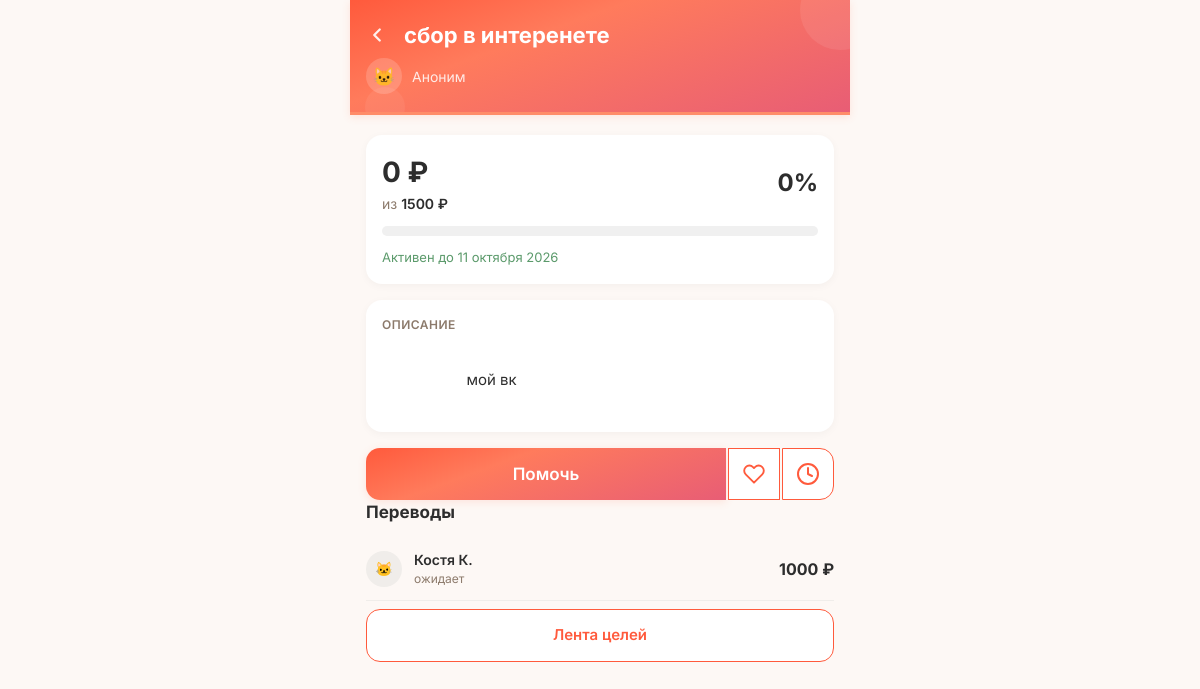
The page /goal/14 on the database as committed earlier.
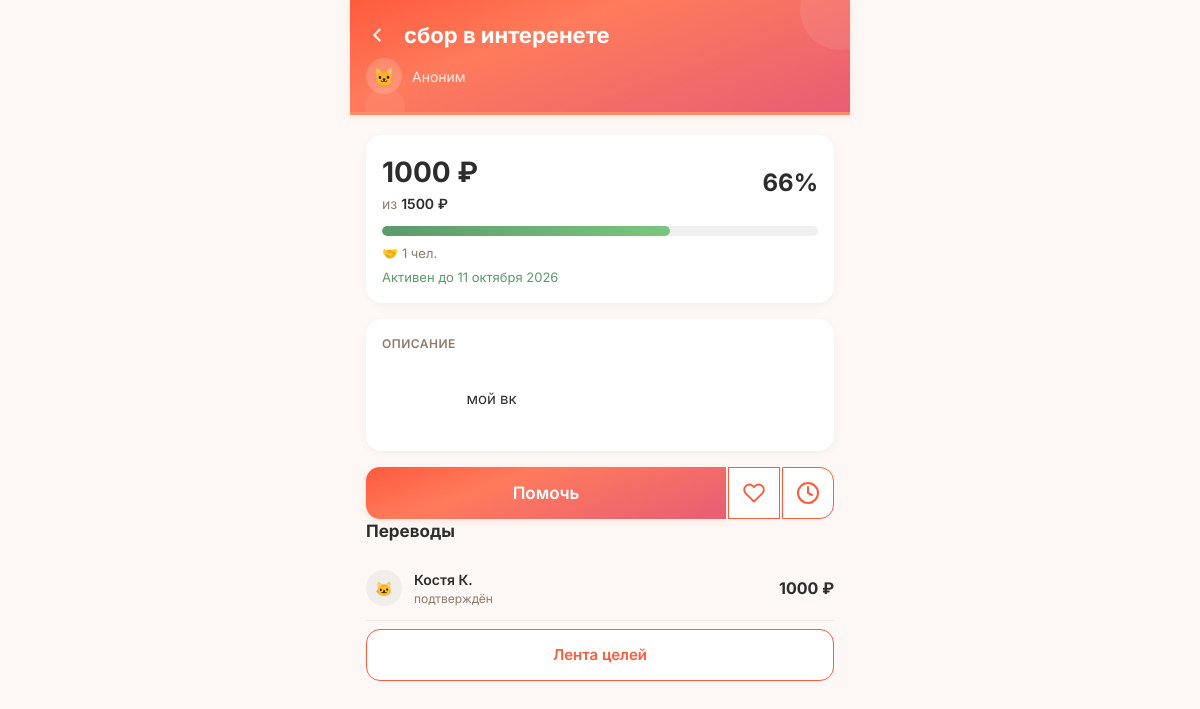
The same page on the database as committed later.
### tables this page shows
CREATE TABLE "goals" (
        id INTEGER PRIMARY KEY AUTOINCREMENT,
        user_id INTEGER NOT NULL,
        type TEXT NOT NULL CHECK(type IN ('super_blitz','blitz','serious','urgent','group')),
        title TEXT NOT NULL,
        description TEXT NULL,
        photo_url TEXT NULL,
        amount_goal REAL NOT NULL,
        amount_collected REAL DEFAULT 0.00,
        ends_at TEXT NULL,
        status TEXT DEFAULT 'draft' CHECK(status IN ('draft','active','frozen','completed','failed','lightning_failed','hidden')),
        trial_ends_at TEXT NULL,
        subscription_active_until TEXT NULL,
        last_boosted_at TEXT NULL,
        is_lightning INTEGER DEFAULT 0,
        lightning_started_at TEXT NULL,
        moderation_status TEXT DEFAULT 'pending',
        completion_type TEXT DEFAULT 'organic',
        is_seed INTEGER DEFAULT 0,
        views_count INTEGER DEFAULT 0,
        views_24h INTEGER DEFAULT 0,
        donations_count INTEGER DEFAULT 0,
        donations_24h INTEGER DEFAULT 0,
        created_at TEXT DEFAULT (datetime('now')), photos TEXT, moderation_comment TEXT, moderated_at TEXT, moderated_by INTEGER, resubmission_count INTEGER DEFAULT 0, is_resubmission INTEGER DEFAULT 0, rejection_categories TEXT,
        FOREIGN KEY (user_id) REFERENCES users(id)
    );

CREATE TABLE donations (
            id INTEGER PRIMARY KEY AUTOINCREMENT,
            goal_id INTEGER NOT NULL,
            donor_id INTEGER NULL,
            amount_reported REAL NOT NULL,
            status TEXT NOT NULL CHECK(status IN ('donor_confirmed','recipient_confirmed','completed','disputed')),
            is_anonymous INTEGER DEFAULT 0,
            is_seed INTEGER DEFAULT 0,
            warm_word TEXT NULL,
            donor_confirmed_at TEXT DEFAULT (datetime('now')),
            recipient_confirmed_at TEXT NULL,
            completed_at TEXT NULL,
            dispute_reason TEXT NULL,
            donor_to_recipient_count INTEGER DEFAULT 1,
            referred_by INTEGER NULL, ip_address TEXT,
            FOREIGN KEY (goal_id) REFERENCES goals(id),
            FOREIGN KEY (donor_id) REFERENCES users(id)
        );

### main.py (the view, shortened to what this page needs)
@app.route('/goal/<int:goal_id>')
def goal_page(goal_id):
    db = get_db()
    goal = db.execute("SELECT * FROM goals WHERE id = ?", (goal_id,)).fetchone()
    if not goal:
        flash('Цель не найдена.', 'danger')
        return redirect(url_for('goals_list'))
    if goal['status'] == 'hidden':
        current_user = get_current_user()
        is_admin = current_user and current_user['is_admin']
        if not is_admin:
            from flask import abort
            abort(404)
    import json as _json
    photos_list = []
    if goal['photos']:
        try:
            photos_list = _json.loads(goal['photos'])
        except Exception:
            photos_list = []
    if not photos_list and goal['photo_url']:
        photos_list = [goal['photo_url']]
    rejection_cats = []
    if goal['rejection_categories']:
        try:
            rejection_cats = _json.loads(goal['rejection_categories'])
        except Exception:
            rejection_cats = []
    author = db.execute("SELECT phone FROM users WHERE id = ?", (goal['user_id'],)).fetchone()
    donations = db.execute(
        """SELECT d.*,
           CASE WHEN d.is_anonymous = 1 OR d.donor_id IS NULL THEN NULL
                ELSE COALESCE(u.name, '+' || u.phone)
           END as donor_name
        FROM donations d
        LEFT JOIN users u ON d.donor_id = u.id
        WHERE d.goal_id = ?
        ORDER BY d.donor_confirmed_at DESC""",
        (goal_id,)
    ).fetchall()
    donor_count = db.execute("SELECT COUNT(DISTINCT donor_id) FROM donations WHERE goal_id = ? AND status IN ('recipient_confirmed','completed')", (goal_id,)).fetchone()[0]
    last_donation = db.execute("SELECT MAX(donor_confirmed_at) FROM donations WHERE goal_id = ?", (goal_id,)).fetchone()[0]
    pct = int((goal['amount_collected'] / goal['amount_goal']) * 100) if goal['amount_goal'] > 0 else 0
    months = ['января','февраля','марта','апреля','мая','июня','июля','августа','сентября','октября','ноября','декабря']
    try:
        parts = goal['ends_at'][:10].split('-')
        ends_at_formatted = f"{int(parts[2])} {months[int(parts[1])-1]} {parts[0]}"
    except:
        ends_at_formatted = goal['ends_at'][:10]
    user = get_current_user()
    is_author = (user and user['id'] == goal['user_id'])
    is_liked = False
    if user:
        ldb = get_db()
        is_liked = ldb.execute(
            "SELECT id FROM likes WHERE user_id = ? AND goal_id = ?",
            (user['id'], goal_id)
        ).fetchone() is not None
    already_reported = False
    if user:
        rdb = get_db()
        already_reported = rdb.execute(
            'SELECT id FROM reports WHERE goal_id = ? AND reporter_id = ?',
            (goal_id, user['id'])
        ).fetchone() is not None
    return render_template('goal.html', goal=goal, author=author, progress=pct, donations=donations, is_author=is_author, donor_count=donor_count, last_donation=last_donation, ends_at_formatted=ends_at_formatted, already_reported=already_reported, user=user, photos_list=photos_list, is_liked=is_liked, rejection_cats=rejection_cats)

### main.py (called while the page is built, shortened)
def get_current_user():
    return None

### models.py (called while the page is built)
def _create_connection():
    conn = sqlite3.connect(DATABASE, timeout=30)
    conn.row_factory = sqlite3.Row
    conn.execute("PRAGMA journal_mode=WAL")
    conn.execute("PRAGMA synchronous=NORMAL")
    conn.execute("PRAGMA busy_timeout=30000")
    conn.execute("PRAGMA foreign_keys = ON")
    return conn

def get_db():
    try:
        from flask import g
        if not hasattr(g, '_database'):
            g._database = _create_connection()
        return g._database
    except (ImportError, RuntimeError):
        return _create_connection()

### templates/goal.html (shortened to what the changed rows need)
<!DOCTYPE html>
<html lang="ru">
<head>
    <link rel="stylesheet" href="/static/style.css?v=7">
</head>
<body>
    <div class="container">
        <div class="goal-header">
            <div class="goal-back-row">
                <button class="goal-back" onclick="history.back()" aria-label="Назад">
                    <svg viewBox="0 0 24 24" fill="none" stroke="currentColor" stroke-width="2.5" stroke-linecap="round" stroke-linejoin="round"><polyline points="15 18 9 12 15 6"></polyline></svg>
                </button>
                <h1>{{ goal.title }}</h1>
            </div>
        </div>
        <div class="content">
            <div class="stats-card">
                <div class="stats-row">
                    <div>
                        <div class="collected">{{ "%.0f"|format(goal.amount_collected) }} ₽</div>
                        <div class="goal">из <span>{{ "%.0f"|format(goal.amount_goal) }} ₽</span></div>
                    </div>
                    <div style="text-align:right;">
                        <div style="font-size:24px;font-weight:700;color:#2D2D2D;">{{ progress }}%</div>
                    </div>
                </div>
                <div class="progress-bar">
                    <div class="progress-fill" style="width: {{ progress }}%;"></div>
                </div>
                <div class="stats-meta">
                    {% if donor_count > 0 %}
                    <span>🤝 {{ donor_count }} чел.</span>
                    {% endif %}
                </div>
            </div>
            {% if goal.description or is_author %}
            <div class="description-block">
                <div class="description-header">
                    <span class="description-label">Описание</span>
                </div>
                <div class="description" id="descView">
                    {% if goal.description %}{{ goal.description }}{% else %}<span class="desc-empty">Пока нет описания</span>{% endif %}
                </div>
            </div>
            {% endif %}
            {% if donations %}
            {% for d in donations %}
            <div class="donation-item">
                <div class="donation-avatar">🐱</div>
                <div class="donation-info">
                    <div class="donor-name">{{ d.donor_name or 'Аноним' }}</div>
                    <div class="donor-meta">
                        {% if d.status == 'donor_confirmed' %}ожидает
                        {% elif d.status == 'recipient_confirmed' %}подтверждён
                        {% elif d.status == 'completed' %}засчитан
                        {% else %}{{ d.status }}{% endif %}
                    </div>
                </div>
                <div class="donation-amount">{{ "%.0f"|format(d.amount_reported) }} ₽</div>
            </div>
            {% endfor %}
            {% endif %}
        </div>
    </div>
</body>
</html>

Rows that differ between the two databases and show on the page:
changed goals "сбор в интеренете": amount_collected "0" → "1000"
changed donations: status "ожидает" → "подтверждён"
Other text that changed with them:
{{ progress }}: "0" → "66"
{{ donor_count }}: (not shown) → "1"
text now shown: "🤝 чел."
